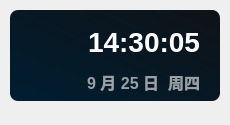
<?xml version="1.0" encoding="UTF-8"?>
<ui version="4.0">
 <class>Theme</class>
 <widget class="QWidget" name="Form">
  <property name="geometry">
   <rect>
    <x>0</x>
    <y>0</y>
    <width>230</width>
    <height>125</height>
   </rect>
  </property>
  <property name="minimumSize">
   <size>
    <width>0</width>
    <height>0</height>
   </size>
  </property>
  <property name="maximumSize">
   <size>
    <width>16777215</width>
    <height>65536</height>
   </size>
  </property>
  <property name="windowTitle">
   <string>时间</string>
  </property>
  <widget class="QLabel" name="date_text">
   <property name="geometry">
    <rect>
     <x>30</x>
     <y>70</y>
     <width>170</width>
     <height>24</height>
    </rect>
   </property>
   <property name="font">
    <font>
     <family>Microsoft YaHei UI</family>
     <pointsize>12</pointsize>
     <weight>75</weight>
     <bold>true</bold>
    </font>
   </property>
   <property name="styleSheet">
    <string notr="true">color: rgba(255, 255, 255, 150);
font-weight: bold;</string>
   </property>
   <property name="text">
    <string>9 月 25 日  周四</string>
   </property>
   <property name="textFormat">
    <enum>Qt::PlainText</enum>
   </property>
   <property name="alignment">
    <set>Qt::AlignRight|Qt::AlignTrailing|Qt::AlignVCenter</set>
   </property>
  </widget>
  <widget class="QLabel" name="time_text">
   <property name="geometry">
    <rect>
     <x>30</x>
     <y>18</y>
     <width>170</width>
     <height>48</height>
    </rect>
   </property>
   <property name="font">
    <font>
     <family>Microsoft YaHei UI</family>
     <pointsize>21</pointsize>
     <weight>75</weight>
     <bold>true</bold>
    </font>
   </property>
   <property name="styleSheet">
    <string notr="true">border: none;
color: rgba(255, 255, 255, 255);
font-weight: bold</string>
   </property>
   <property name="text">
    <string>14:30:05</string>
   </property>
   <property name="textFormat">
    <enum>Qt::PlainText</enum>
   </property>
   <property name="alignment">
    <set>Qt::AlignRight|Qt::AlignTrailing|Qt::AlignVCenter</set>
   </property>
  </widget>
  <widget class="QLabel" name="backgnd">
   <property name="geometry">
    <rect>
     <x>10</x>
     <y>10</y>
     <width>210</width>
     <height>91</height>
    </rect>
   </property>
   <property name="styleSheet">
    <string notr="true">background-color: qlineargradient(spread:pad, x1:0, y1:1, x2:1, y2:0, stop:0 rgba(0, 30, 50, 255), stop:1 rgba(15, 18, 22, 255));
border-radius: 8px</string>
   </property>
   <property name="text">
    <string/>
   </property>
  </widget>
  <widget class="QLabel" name="img">
   <property name="geometry">
    <rect>
     <x>10</x>
     <y>10</y>
     <width>91</width>
     <height>91</height>
    </rect>
   </property>
   <property name="styleSheet">
    <string notr="true"/>
   </property>
   <property name="pixmap">
    <pixmap>../img/1.png</pixmap>
   </property>
   <property name="scaledContents">
    <bool>true</bool>
   </property>
  </widget>
  <zorder>backgnd</zorder>
  <zorder>img</zorder>
  <zorder>date_text</zorder>
  <zorder>time_text</zorder>
 </widget>
 <resources/>
 <connections/>
</ui>
